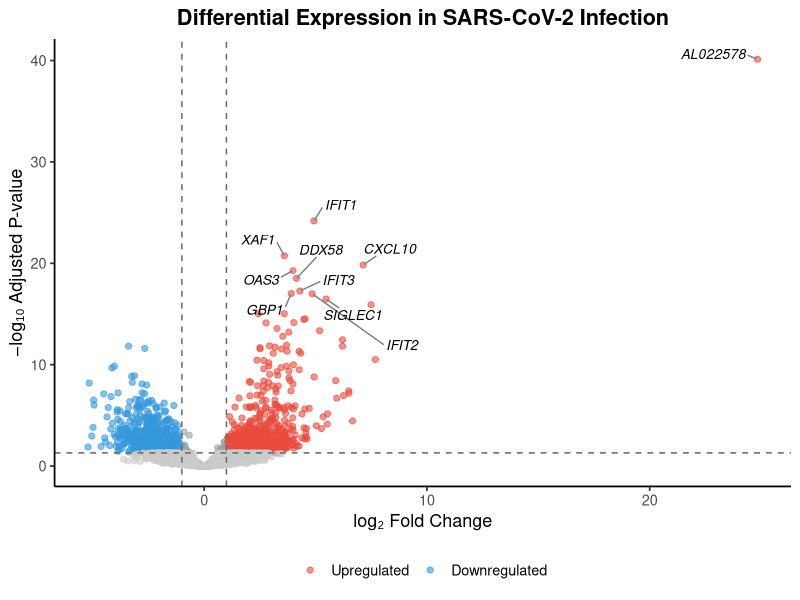

Recreate this plot in R.
# 04_volcano.R
# Volcano plot of differential expression

library(ggplot2)
library(ggrepel)
library(dplyr)

# Load results - do NOT use row.names
res <- read.csv("results/tables/deseq2_results.csv", stringsAsFactors = FALSE)

cat("Loaded", nrow(res), "genes\n")
cat("Columns:", paste(colnames(res), collapse = ", "), "\n")

# Verify gene column exists
if (!"gene" %in% colnames(res)) {
  stop("ERROR: 'gene' column not found in results file")
}

# Check first few gene names
cat("First genes:", paste(head(res$gene, 5), collapse = ", "), "\n")

# Filter and classify
res <- res %>%
  filter(!is.na(padj), !is.na(log2FoldChange)) %>%
  mutate(
    category = case_when(
      padj >= 0.05 ~ "NS",
      log2FoldChange > 1 ~ "Up",
      log2FoldChange < -1 ~ "Down",
      TRUE ~ "Marginal"
    )
  )

# Select top genes for labeling
label_genes <- res %>%
  filter(padj < 0.001, abs(log2FoldChange) > 2) %>%
  arrange(padj) %>%
  head(10)

cat("\nLabeling", nrow(label_genes), "genes:\n")
print(label_genes$gene)

# Volcano plot
p <- ggplot(res, aes(x = log2FoldChange, y = -log10(padj))) +
  geom_point(
    aes(color = category),
    alpha = 0.6,
    size = 1.8
  ) +
  scale_color_manual(
    values = c(
      "Up" = "#e74c3c",
      "Down" = "#3498db", 
      "Marginal" = "#95a5a6",
      "NS" = "grey80"
    ),
    breaks = c("Up", "Down"),
    labels = c("Upregulated", "Downregulated")
  ) +
  geom_text_repel(
    data = label_genes,
    aes(label = gene),
    size = 3.5,
    fontface = "italic",
    max.overlaps = 20,
    box.padding = 0.5,
    segment.color = "grey50",
    min.segment.length = 0
  ) +
  geom_hline(yintercept = -log10(0.05), linetype = "dashed", color = "grey40") +
  geom_vline(xintercept = c(-1, 1), linetype = "dashed", color = "grey40") +
  labs(
    title = "Differential Expression in SARS-CoV-2 Infection",
    x = "log₂ Fold Change",
    y = "−log₁₀ Adjusted P-value",
    color = NULL
  ) +
  theme_classic(base_size = 13) +
  theme(
    plot.title = element_text(face = "bold", hjust = 0.5),
    legend.position = "bottom"
  )

dir.create("results/figures", recursive = TRUE, showWarnings = FALSE)
ggsave("results/figures/volcano_plot.png", p, width = 8, height = 7, dpi = 300)

write.csv(
  label_genes %>% select(gene, log2FoldChange, padj, baseMean),
  "results/tables/top_volcano_genes.csv",
  row.names = FALSE
)

cat("\nVolcano plot saved\n")
